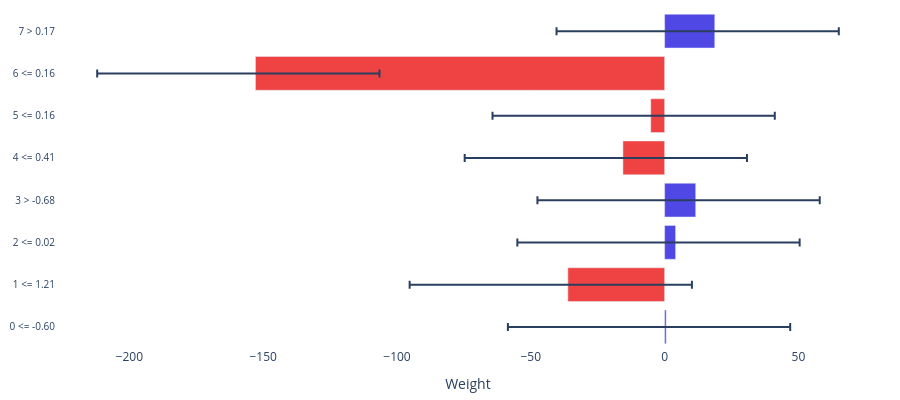

The cell this chart's notebook holds for it:
### Code cell
reg_factual[0].plot(style="plotly.local.factual_simple", show=True, uncertainty=True);

### Figure 1 — Plotly figure (JSON) as saved in the notebook; plotly's stock layout.template omitted (floating-point values rounded to 4 significant figures)
{"data": [{"customdata": ["0 <= -0.60", "1 <= 1.21", "2 <= 0.02", "3 > -0.68", "4 <= 0.41", "5 <= 0.16", "6 <= 0.16", "7 > 0.17"], "error_x": {"array": [46.34, 46.34, 46.34, 46.34, 46.34, 46.34, 46.34, 46.34], "arrayminus": [59.13, 59.13, 59.13, 59.13, 59.13, 59.13, 59.13, 59.13], "type": "data", "visible": true}, "hovertemplate": "%{customdata}<br>Weight: %{x:.4f}<extra></extra>", "marker": {"color": ["hsl(243,75%,59%)", "hsl(0,84%,60%)", "hsl(243,75%,59%)", "hsl(243,75%,59%)", "hsl(0,84%,60%)", "hsl(0,84%,60%)", "hsl(0,84%,60%)", "hsl(243,75%,59%)"]}, "orientation": "h", "type": "bar", "x": [0.5693, -36.15, 4.098, 11.61, -15.58, -5.187, -152.9, 18.73], "y": ["0 <= -0.60", "1 <= 1.21", "2 <= 0.02", "3 > -0.68", "4 <= 0.41", "5 <= 0.16", "6 <= 0.16", "7 > 0.17"]}], "layout": {"height": 400, "margin": {"b": 40, "l": 10, "r": 20, "t": 10}, "paper_bgcolor": "rgba(0,0,0,0)", "plot_bgcolor": "rgba(0,0,0,0)", "xaxis": {"title": {"text": "Weight"}, "zeroline": true, "zerolinewidth": 2}, "yaxis": {"automargin": true, "tickfont": {"size": 10}}}}
